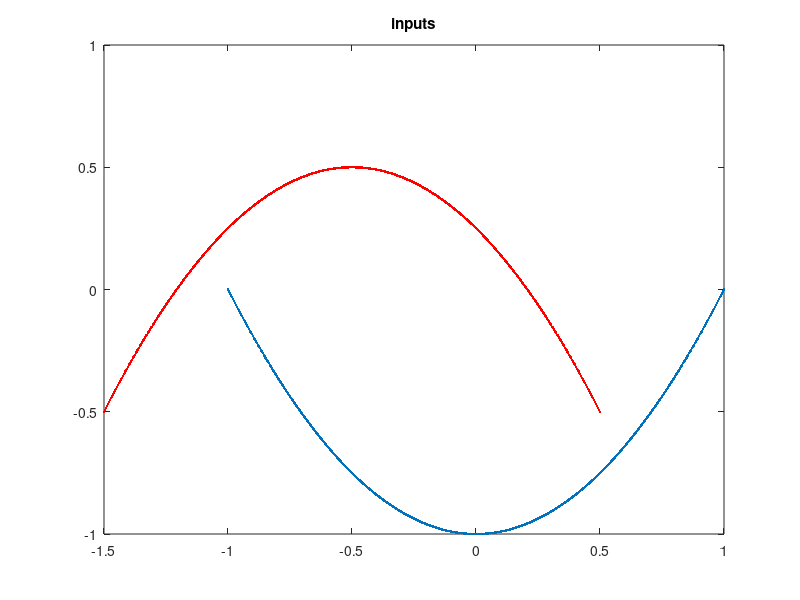
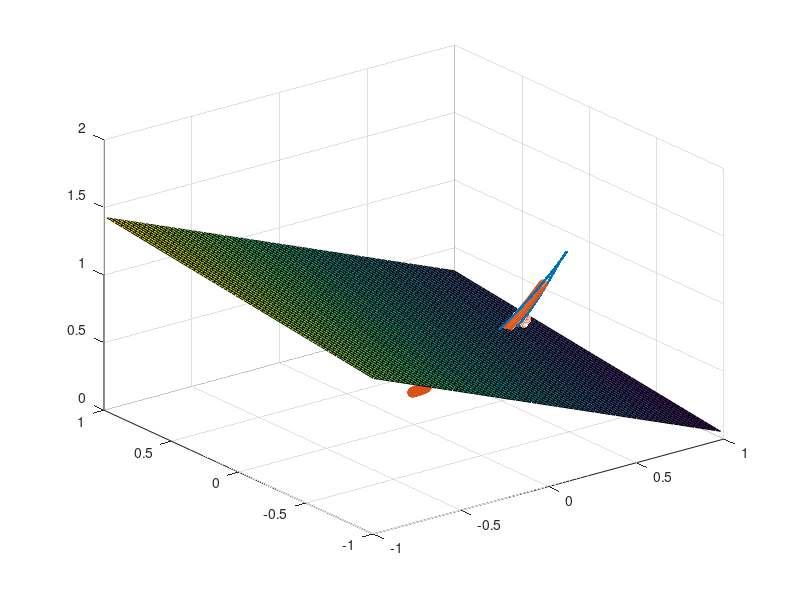
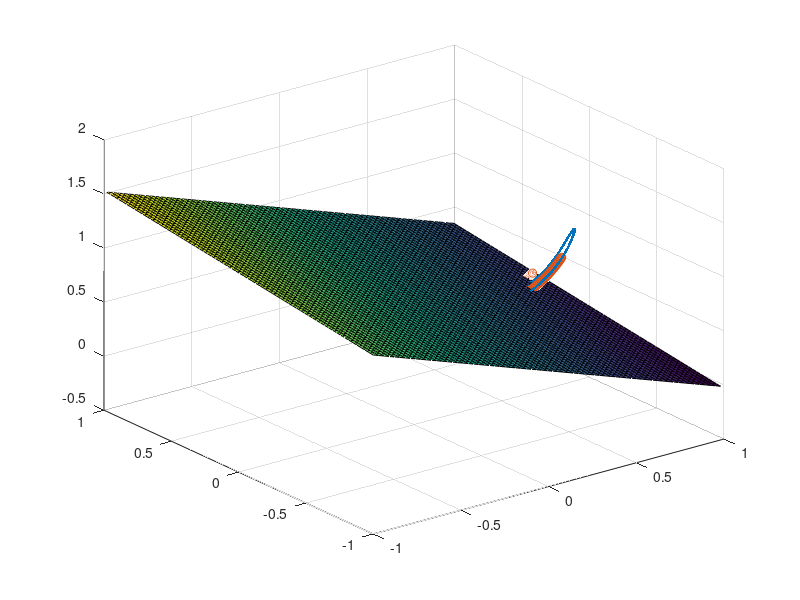
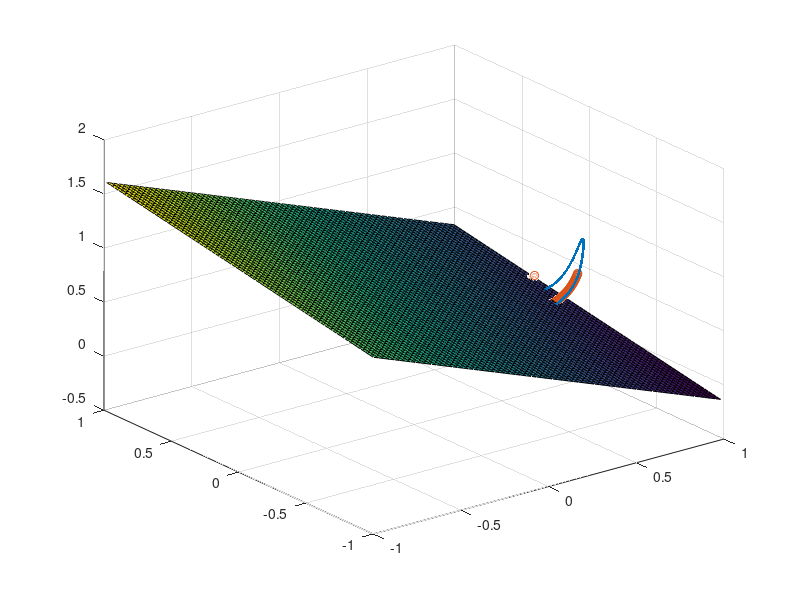

These charts were generated, in order, by the following MATLAB code:
clear all;
nInput = 2;
nHidden = 3;

L1 = randn(nHidden, nInput+1);
L2 = randn(1, nHidden+1);

nSample = 1e3;
caseID = 3;
if (caseID == 1)
    x = linspace(-1,1,nSample/2);
    y1 = x.^2;
    y2 = x.^2 + .5;
    inputs = [ [x,x]; [y1,y2] ];
    target = [zeros(1,nSample/2), ones(1,nSample/2)];
elseif (caseID == 2)
    theta = linspace(-pi, pi, nSample/2);
    inputs = [ [cos(theta), .15*cos(theta)+.3]; [sin(theta)+.04, .55*sin(theta)+.3] ];
    inputs = inputs + randn(size(inputs))*0.01;
    target = [zeros(1,nSample/2), ones(1,nSample/2)];
elseif (caseID == 3)
    x = linspace(-1,1,nSample/2);
    y1 = x.^2;
    y2 = -x.^2 + 1.5;
    inputs = [ [x,x-0.5]; [y1,y2]-1 ];
    target = [zeros(1,nSample/2), ones(1,nSample/2)];
elseif (caseID == 4)
    a1 = (0.5*randn(1,nSample/2)   + j*randn(1,nSample/2)) .* exp(-j*pi/4);
    a2 = (0.5*randn(1,nSample/2)+3 + j*randn(1,nSample/2)) .* exp(-j*pi/3);
    inputs = [ [real(a1), real(a2)]; [imag(a1), imag(a2)] ] * .3;
    target = [zeros(1,nSample/2), ones(1,nSample/2)];
elseif (caseID == 5)
    inputs = unidrnd(2,2,nSample)-1;
    target = xor(inputs(1,:), inputs(2,:));
elseif (caseID == 6)           %  difficult, may needs more nIter
    freq = 3;                  % high freq need more hidden nodes, e.g. freq=3, nHidden = 8;
    x = linspace(-1,1,nSample/2);
    y1 = sin(freq*pi*x)*.5;   
    y2 = y1 + .5;
    inputs = [ [x,x]; [y1,y2] ];
    target = [zeros(1,nSample/2), ones(1,nSample/2)];
end
figure; plot(inputs(1,1:500), inputs(2,1:500),'.');
hold on;
plot(inputs(1,501:1000), inputs(2,501:1000),'r.');
title('inputs'); 

nIter = 10000;
lr = .01;
L2_1 = zeros(1,nIter); L2_2 = L2_1;
for i=1:nIter
    
    %forward
    i_L1 = [inputs; ones(1,nSample)]; % bias
    f_L1 = L1 * i_L1;
    o_L1 = 1./(1+exp(-f_L1));   % sigmoid
    
    i_L2 = [o_L1; ones(1, nSample)];
    f_L2 = L2 * i_L2;
    o_L2 = 1./(1+exp(-f_L2)); 
    
    output = o_L2;

    %error
    error = output - target;
    
    %backward
    %delta2 = error; % linear
    delta2 = error.*output.*(1-output);
    delta1 = repmat(L2',1,nSample).*repmat(delta2, nHidden+1,1).*i_L2.*(1-i_L2);
    L2 = L2 - lr*delta2*i_L2' ;
    L1 = L1 - lr*delta1(1:nHidden,:)*i_L1';
    
    if (mod(i, nIter/10) == 0)
        if (nHidden == 2)
            figure; plot(o_L1(1,1:500), o_L1(2,1:500),'.');
            hold on;
            plot(o_L1(1,501:1000), o_L1(2,501:1000),'r.');
            x_p = [-1,1]; y_p = (x_p*L2(1)+L2(3))/(-L2(2)); plot(x_p,y_p); %plot sepearte
            pause(.5);
        end
        if (nHidden == 3)
            figure; scatter3(o_L1(1,1:500), o_L1(2,1:500), o_L1(3, 1:500),'.');
            hold on;
            scatter3(o_L1(1,501:1000), o_L1(2,501:1000), o_L1(3,501:1000),'r.');
            [x y]=meshgrid(-1:0.03:1, -1:0.03:1); z = (L2(1)*x + L2(2)*y + L2(4))/(-L2(3)); surf(x,y,z); %plot seperate
            pause(.5);
        end
    end
end
figure; plot(output,'.'); grid on;

nSample = 1600; ll = sqrt(nSample);
x = linspace(-1,1,ll); y = x;
grid_in = [repmat(x, 1, ll); reshape(repmat(y',1,ll)', 1, ll^2)];

i_L1 = [grid_in; ones(1,nSample)]; % bias
f_L1 = L1 * i_L1;
o_L1 = 1./(1+exp(-f_L1));   % sigmoid
i_L2 = [o_L1; ones(1, nSample)];
f_L2 = L2 * i_L2;
o_L2 = 1./(1+exp(-f_L2));
output = o_L2;

if (nHidden == 2)
    figure;
%     plot(o_L1(1,:), o_L1(2,:) ,'.');
    for i=1:ll
        plot(o_L1(1,(i-1)*ll+1:i*ll), o_L1(2,(i-1)*ll+1:i*ll)); hold on;
    end
end
if (nHidden == 3)
    figure;
    plot3(o_L1(1,:), o_L1(2,:), o_L1(3,:),'.');
end
 figure; surf(x,y,reshape(output, ll,ll)); title('input-output relation');